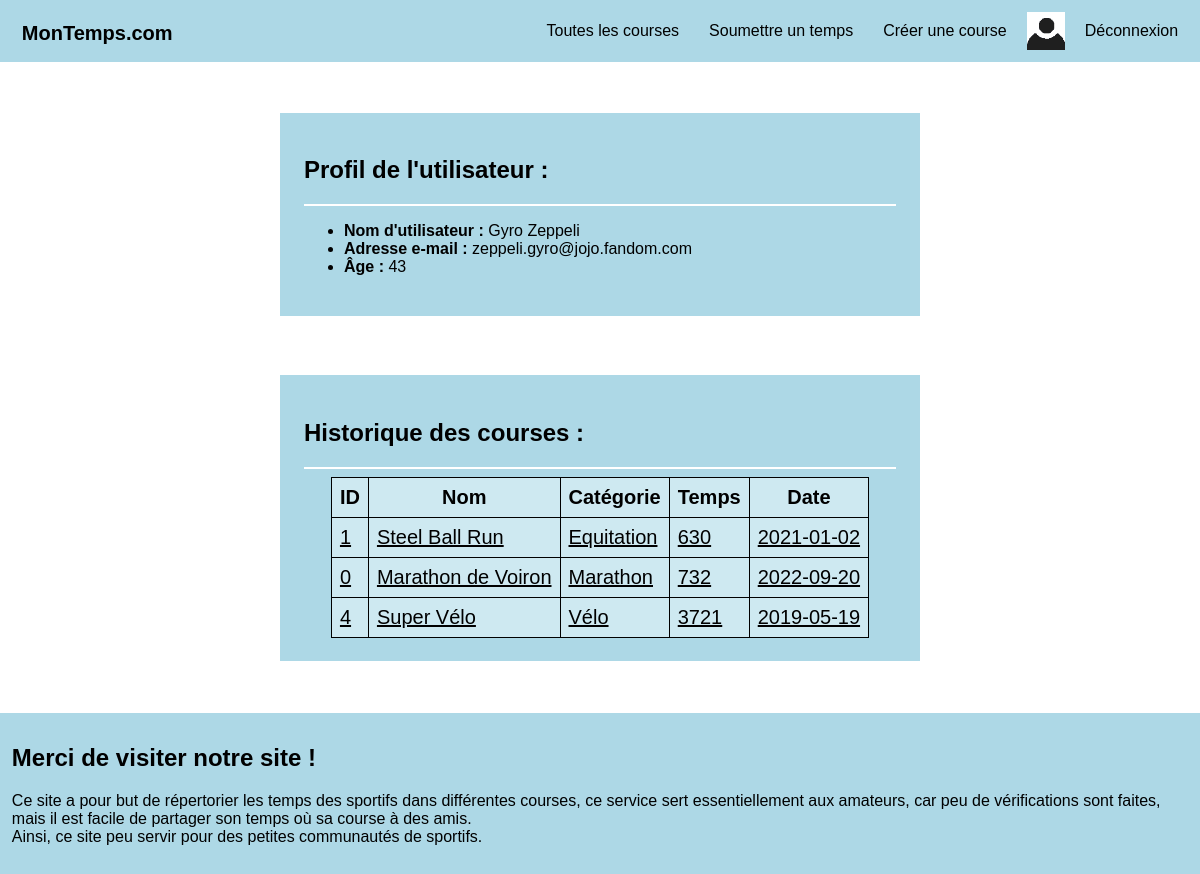
Screenshot of /browse.php?user=zeppeli.gyro@jojo.fandom.com (signed in) with the database file from the repository.
### tables this page shows
CREATE TABLE Utilisateurs (
	"email" TEXT UNIQUE NOT NULL,
	"password" TEXT NOT NULL,
	"nickname" TEXT NOT NULL,
	"age" INT NOT NULL,
	CONSTRAINT PK_Utilisateurs PRIMARY KEY ("email"),
	CHECK("email" LIKE "%@%")
);

CREATE TABLE Temps (
	"email" TEXT,
	"id" TEXT,
	"temps" INT,
	CONSTRAINT PK_Temps PRIMARY KEY ("email", "id", "temps"),
	CONSTRAINT FK_TempsCourse FOREIGN KEY (id) REFERENCES Courses(id),
	CONSTRAINT FK_TempsUtilisateur FOREIGN KEY (email) REFERENCES Utilisateurs(email)
);

CREATE TABLE Courses (
	"id" TEXT UNIQUE NOT NULL,
	"name" TEXT NOT NULL,
	"type" TEXT NOT NULL,
	"date" TEXT NOT NULL,
	CONSTRAINT PK_Courses PRIMARY KEY ("id")
);

### browse.php (the view, shortened to what this page needs)
<?php
include "header.php";
if (isset($_GET['time']) and !empty($_GET['time'])):
?>
<section>
    <?php
    $elements = explode("\\", base64_decode($_GET['time']));
    $email = htmlspecialchars($elements[0]);
    $id = htmlspecialchars($elements[1]);
    $temps = htmlspecialchars($elements[2]);
    $result = $connexion->query(
        "SELECT nickname FROM Utilisateurs WHERE email = \"$email\""
        )->fetchAll();
    $nickname = $result[0]['nickname'];
    ?>
    <h1>Temps réalisé par <a href="browse.php?user=<?=$email?>"><?=$nickname?></a> :</h1>
    <hr>
    <table>
        <tr>
            <th>Course</th>
            <th>Temps</th>
            <th>Auteur</th>
        </tr>
        <tr>
            <?php
            $result = $connexion->query(
            "SELECT C.name, T.temps, U.nickname
            FROM Courses AS C
            JOIN Utilisateurs AS U
            JOIN Temps AS T
            ON C.id = T.id
            AND T.email = U.email
            AND T.email = \"$email\"
            AND T.id = \"$id\"
            AND T.temps = $temps"
            )->fetchAll();
            $name = $result[0]['name'];
            $time = $result[0]['temps'];
            $nickname = $result[0]['nickname'];
            echo "<td><a href=\"browse.php?course=$id\">$name</a></td>
            <td><a href=\"browse.php?user=$email\">$time</a></td>
            <td><a href=\"browse.php?user=$email\">$nickname</a></td>";
            ?>
        </tr>
    </table>
    <?php if (is_logged() and $email == $_SESSION['email']): ?>
        <hr>
        <form action="browse.php" method="POST">
            <input name="email" type="hidden" value="<?=$email?>">
            <input name="id" type="hidden" value="<?=$id?>">
            <input name="time" type="hidden" value="<?=$temps?>">
            <input name="delete_time" id="delete" type="submit" value="Supprimer mon temps">
        </form>
    <?php endif; ?>
</section>
<?php elseif (isset($_GET['user']) and !empty($_GET['user'])): ?>
<?php
$user_email = $_GET['user'];
$account = get_account($user_email);
$data = $account->fetchAll()[0];
?>
<section>
    <h1>Profil de l'utilisateur :</h1>
    <hr>
    <ul>
        <li><strong>Nom d'utilisateur :</strong> <?=$data["nickname"]?></li>
        <li><strong>Adresse e-mail :</strong> <?=$data["email"]?></li>
        <li><strong>Âge :</strong> <?=$data["age"]?></li>
    </ul>
</section>
<section>
    <h1>Historique des courses : </h1>
    <hr>
        <table>
            <tr>
                <th>ID</th>
                <th>Nom</th>
                <th>Catégorie</th>
                <th>Temps</th>
                <th>Date</th>
            </tr>
            <?php
            $result = $connexion->query(
            "SELECT C.id, C.name, C.type, T.temps, C.date
            FROM Courses AS C JOIN Temps AS T ON C.id = T.id
            WHERE T.email = \"$user_email\"
            ORDER BY T.temps"
            )->fetchAll();
            foreach($result as $row)
            {
                $time = base64_encode($_GET['user']."\\".$row['id']."\\".$row['temps']);
                echo "<tr>
                    <td><a href=\"browse.php?course=".$row['id']."\">".$row['id']."</a></td>
                    <td><a href=\"browse.php?course=".$row['id']."\">".$row['name']."</a></td>
                    <td><a href=\"browse.php?type=".$row['type']."\">".$row['type']."</a></td>
                    <td><a href=\"browse.php?time=$time\">".$row['temps']."</a></td>
                    <td><a href=\"browse.php?course=".$row['id']."\">".$row['date']."</a></td>
                </tr>";
            }
            ?>
        </table>
</section>
<?php endif; ?>
<?php include "footer.php"; ?>

### assets/style.css (style rules this page uses)
* { color: black; font-family: sans-serif; }
body { background-color: white; }
hr { border: 1px solid white; color: white; }
section { background-color: lightblue; margin: auto; margin-bottom: 5%; margin-top: 5%; padding: 2%; position: relative; width: 50%; }
table { border-collapse: collapse; display: flex; justify-content: space-around; font-size: 20px; }
td, th { background-color: rgb(206, 233, 241); border: 1px solid black; padding: 8px; }

### rows the page displays
utilisateurs: nickname "Gyro Zeppeli", email "zeppeli.gyro@jojo.fandom.com", age "43"
temps: id "1", id.name "Steel Ball Run", id.type "Equitation", temps "630", id.date "2021-01-02"
temps: id "0", id.name "Marathon de Voiron", id.type "Marathon", temps "732", id.date "2022-09-20"
temps: id "4", id.name "Super Vélo", id.type "Vélo", temps "3721", id.date "2019-05-19"

### other values shown
NOM_SITE "MonTemps.com"
